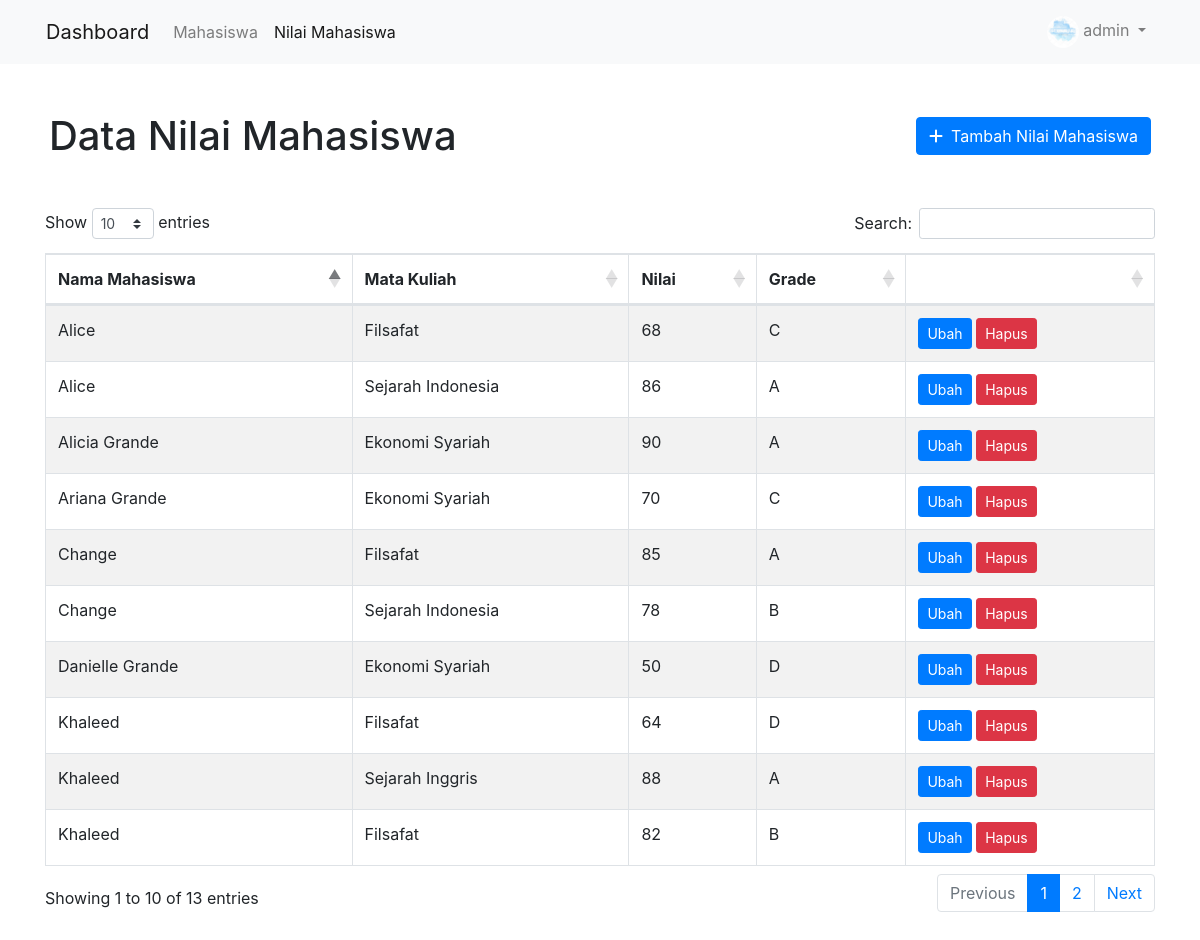
The app's page /showNilai.php (signed in) with its own data.
### tables this page shows
CREATE TABLE `nilai_mahasiswa` (
  `nilaimahasiswa_id` int(11) NOT NULL AUTO_INCREMENT,
  `mahasiswa_nim` int(11) NOT NULL,
  `nilaimahasiswa_mata_kuliah` varchar(255) NOT NULL,
  `nilaimahasiswa_nilai` int(4) NOT NULL,
  PRIMARY KEY (`nilaimahasiswa_id`),
  FOREIGN KEY (`mahasiswa_nim`) REFERENCES mahasiswa(`mahasiswa_nim`)
);

### showNilai.php (the view, shortened to what this page needs)
<?php
require_once("config.php");
$sql = "SELECT * FROM nilai_mahasiswa";
$stmt = $db->prepare($sql);
$stmt->execute();
$nilai_mahasiswa = $stmt->fetchAll(PDO::FETCH_ASSOC);
$nilai_info = [];
if ($nilai_mahasiswa) {
    foreach($nilai_mahasiswa as $nilai) {
        $sql_mahasiswa = "SELECT mahasiswa_nama FROM mahasiswa WHERE mahasiswa_nim=:nim";
        $stmt_mahasiswa = $db->prepare($sql_mahasiswa);
        $stmt_mahasiswa->bindParam(':nim', $nilai['mahasiswa_nim'], PDO::PARAM_INT);
        $stmt_mahasiswa->execute();
        $nama_mahasiswa = $stmt_mahasiswa->fetch(PDO::FETCH_ASSOC);
        $info_nilai = [
            'id'                => $nilai['nilaimahasiswa_id'],
            'nama_mahasiswa'    => $nama_mahasiswa['mahasiswa_nama'],
            'mata_kuliah'       => $nilai['nilaimahasiswa_mata_kuliah'],
            'nilai'             => $nilai['nilaimahasiswa_nilai'],
        ];
        array_push($nilai_info, $info_nilai);
    }
}
?>
<!DOCTYPE html>
<html lang="en">
<head>
    <link rel="stylesheet" href="https://stackpath.bootstrapcdn.com/bootstrap/4.3.1/css/bootstrap.min.css">
    <link rel="stylesheet" type="text/css" href="https://cdn.datatables.net/1.10.25/css/dataTables.bootstrap4.min.css">
</head>
<body>
    <header class="bg-light">
    <div class="container p-0">
        <nav class="navbar navbar-expand-lg navbar-light justify-content-between">
            <a class="navbar-brand" href="#">Dashboard</a>
            <ul class="navbar-nav mr-auto">
                <li class="nav-item">
                    <a class="nav-link" href="showMahasiswa.php">Mahasiswa</a>
                </li>
                <li class="nav-item active">
                    <a class="nav-link" href="showNilai.php">Nilai Mahasiswa<span class="sr-only">(current)</span></a>
                </li>
            </ul>
            <div class="justify-content-end">
                <ul class="navbar-nav mr-auto">
                    <li class="nav-item dropdown">
                        <a class="nav-link dropdown-toggle" href="#" id="navbarDropdown" role="button" data-toggle="dropdown" aria-haspopup="true" aria-expanded="false">
                            <img src="<?php echo $_SESSION["user"]["admin_photo"] ?>" alt="" style="height: 32px; border-radius:50%">
                            <?php echo $_SESSION["user"]["admin_username"] ?>
                        </a>
                    </li>
                </ul>
            </div>
        </nav>
    </div>
    </header>
    <div class="container mb-5">
        <div class="row">
            <div class="col-md-12">
                <div class="row mx-1 justify-content-between align-items-center">
                    <h1 class="my-5">Data Nilai Mahasiswa</h1>
                    <a href="addNilai.php" class="btn btn-primary" style="height: fit-content;"><i class="fas fa-plus mr-2"></i>Tambah Nilai Mahasiswa</a>
                </div>
            </div>
        </div>
    <table id="example" class="table table-striped table-bordered" style="width:100%">
        <thead>
            <tr>
                <th>Nama Mahasiswa</th>
                <th>Mata Kuliah</th>
                <th>Nilai</th>
                <th>Grade</th>
                <th></th>
            </tr>
        </thead>
        <tbody>
            <?php
                foreach($nilai_info as $n) { ?>
            <tr>
                <td><?php echo $n["nama_mahasiswa"]?></td>
                <td><?php echo $n["mata_kuliah"]?></td>
                <td><?php echo $n["nilai"]?></td>
                <td><?php
                    if ($n["nilai"] >= 85) {
                        echo "A";
                    } elseif ($n["nilai"] >= 75) {
                        echo "B";
                    } elseif ($n["nilai"] >= 65) {
                        echo "C";
                    } elseif ($n["nilai"] >= 50) {
                        echo "D";
                    } else {
                        echo "E";
                    }?>
                </td>
                <td>
                    <a href="editNilai.php?id=<?php echo $n['id']?>" class="btn btn-primary btn-sm">Ubah</a>
                    <button type="button" onclick="getId(<?php echo $n['id']?>)" class="btn btn-danger btn-sm" data-toggle="modal" data-target="#exampleModalCenter">Hapus</button>
                </td>
            </tr>
            <?php } ?>
        </tbody>
    </table>
    </div>
</body>
</html>

### records on screen
nilai_mahasiswa: nama_mahasiswa "Change", nilaimahasiswa_mata_kuliah "Filsafat", nilaimahasiswa_nilai "85", shows "A"
nilai_mahasiswa: nama_mahasiswa "Khaleed", nilaimahasiswa_mata_kuliah "Filsafat", nilaimahasiswa_nilai "64", shows "D"
nilai_mahasiswa: nama_mahasiswa "Alice", nilaimahasiswa_mata_kuliah "Filsafat", nilaimahasiswa_nilai "68", shows "C"
nilai_mahasiswa: nama_mahasiswa "Alicia Grande", nilaimahasiswa_mata_kuliah "Ekonomi Syariah", nilaimahasiswa_nilai "90"
nilai_mahasiswa: nama_mahasiswa "Ariana Grande", nilaimahasiswa_mata_kuliah "Ekonomi Syariah", nilaimahasiswa_nilai "70", shows "C"
nilai_mahasiswa: nama_mahasiswa "Danielle Grande", nilaimahasiswa_mata_kuliah "Ekonomi Syariah", nilaimahasiswa_nilai "50"
nilai_mahasiswa: nama_mahasiswa "Khaleed", nilaimahasiswa_mata_kuliah "Sejarah Inggris", nilaimahasiswa_nilai "88", shows "A"
nilai_mahasiswa: nama_mahasiswa "Khaleed", nilaimahasiswa_mata_kuliah "Filsafat", nilaimahasiswa_nilai "82", shows "B"
nilai_mahasiswa: nama_mahasiswa "Change", nilaimahasiswa_mata_kuliah "Sejarah Indonesia", nilaimahasiswa_nilai "78", shows "B"
nilai_mahasiswa: nama_mahasiswa "Alice", nilaimahasiswa_mata_kuliah "Sejarah Indonesia", nilaimahasiswa_nilai "86"

### other values on screen
$_SESSION["user"]["admin_username"] "admin"
